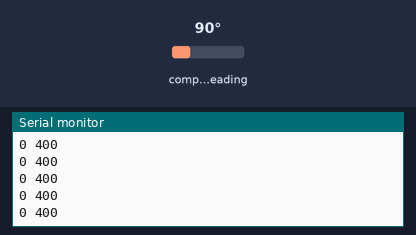
Bench run of a sketch on a simulated Arduino Uno, built with avr-gcc and run on an emulated ATmega328P. Parts: the last lines printed to the serial monitor. Wiring (inferred from the names in the program): HMC5883L compass at I2C address 0x1E. Inputs (shaded band) come from the test bench; at power-on: compass heading 90°.

Above: at 1.2 s.
1.3 s: compass heading set to 7°
At 2.0 s:
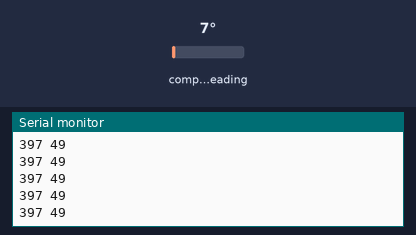
4.3 s: compass heading set to 180°
At 4.9 s:
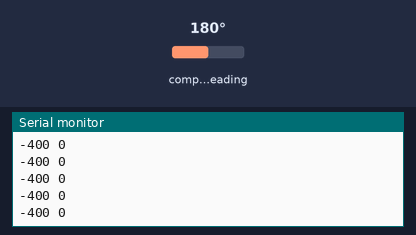
Timing chart, 0 to 7.3 s (numbered marks = the images above; inputs shaded):
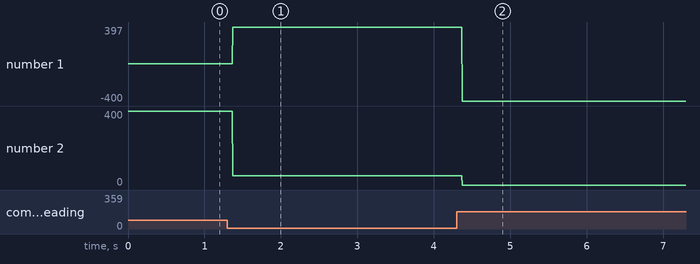

The sketch:

xyval.ino
```cpp
/*****************************************************************

  Affichage dans le moniteur série de la valeur maximale et de
  la valeur minimale des 3 composantes orthogonales
  du champ magnétique, tel que mesurées par le capteur HMC5883L.

  Utile pour calibrer le capteur.

  Basé sur l'exemple publié par Sparkfun:
  https://www.sparkfun.com/tutorials/301

  Plus d'infos:
  https://electroniqueamateur.blogspot.com/2019/06/fabrication-dune-boussole-avec-le.html

******************************************************************/

#include <Wire.h> // Bibliothèque pour i2c

#define addresse 0x1E // Adresse i2c du capteur HMC5883

int xmax, xmin, ymax, ymin, zmax, zmin;

void setup() {
  Serial.begin(9600);
  Wire.begin();
  // Initialisation du HMC5883
  Wire.beginTransmission(addresse);
  Wire.write(0x02);
  Wire.write(0x00); // mode de mesure continue
  Wire.endTransmission();

  // On demande une prise de mesure
  Wire.beginTransmission(addresse);
  Wire.write(0x03);
  Wire.endTransmission();

  // Première lecture
  Wire.requestFrom(addresse, 6);
  if (6 <= Wire.available()) {
    xmin = Wire.read() << 8; //X msb
    xmin |= Wire.read(); //X lsb
    zmin = Wire.read() << 8; //Z msb
    zmin |= Wire.read(); //Z lsb
    ymin = Wire.read() << 8; //Y msb
    ymin |= Wire.read(); //Y lsb
  }

  xmax = xmin;
  ymax = ymin;
  zmax = zmin;
}

void loop() {

  int xbrut, ybrut, zbrut;

  // On demande une prise de mesure
  Wire.beginTransmission(addresse);
  Wire.write(0x03);
  Wire.endTransmission();

  // Lecture des mesures
  Wire.requestFrom(addresse, 6);
  if (6 <= Wire.available()) {
    xbrut = Wire.read() << 8; //X msb
    xbrut |= Wire.read(); //X lsb
    zbrut = Wire.read() << 8; //Z msb
    zbrut |= Wire.read(); //Z lsb
    ybrut = Wire.read() << 8; //Y msb
    ybrut |= Wire.read(); //Y lsb
  }

  Serial.print(xbrut);
  Serial.print(" ");
  Serial.println(ybrut);


}
```

Measured:
- after the input at 1.3 s, the serial monitor: prints a new line after 0.07 s (image 1)
- after the input at 4.3 s, the serial monitor: prints a new line after 0.07 s (image 2)
- plotted number 1: 0 → 397 after the input at 1.3 s, 397 → -400 after the input at 4.3 s
- plotted number 2: 400 → 49 after the input at 1.3 s
